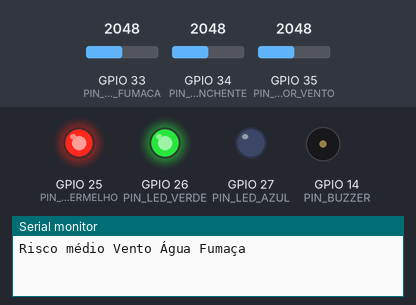
The sketch below on a simulated ESP32. On the bench: output pins drawn as LEDs (lit = HIGH), buzzer (waves = sounding), the last lines printed to the serial monitor. Inputs (shaded band) come from the test bench; at power-on: GPIO 33 (PIN_SENSOR_FUMACA) = 2048, GPIO 34 (PIN_SENSOR_ENCHENTE) = 2048, GPIO 35 (PIN_SENSOR_VENTO) = 2048. WiFi joins after 1.5 s; servers stay silent unless stated; no MQTT or app messages arrive unless stated.

Above: at 2.7 s.
2.8 s: GPIO 33 (PIN_SENSOR_FUMACA) set to 2958
6.3 s: GPIO 33 (PIN_SENSOR_FUMACA) set to 3031
At 7.2 s:
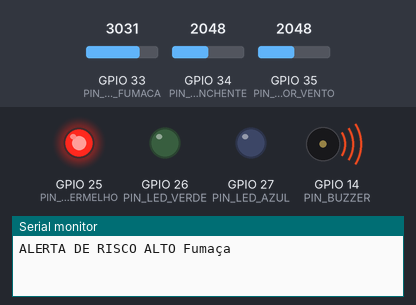
11.0 s: GPIO 34 (PIN_SENSOR_ENCHENTE) set to 1460
14.5 s: GPIO 35 (PIN_SENSOR_VENTO) set to 1460
18.5 s: GPIO 33 (PIN_SENSOR_FUMACA) set to 1460
At 19.2 s:
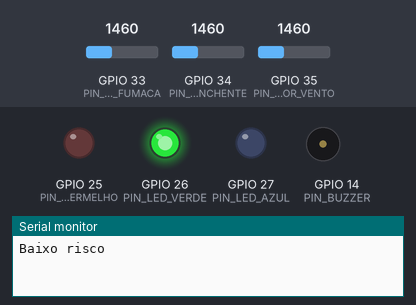
20.6 s: GPIO 33 (PIN_SENSOR_FUMACA) set to 1557
At 22.8 s:
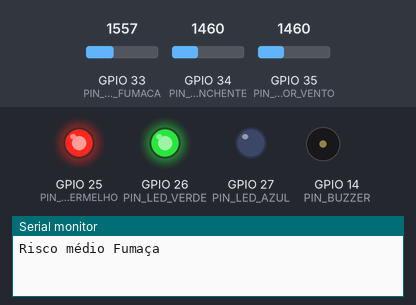
Timing chart, 0 to 25.1 s (numbered marks = the images above; inputs shaded):
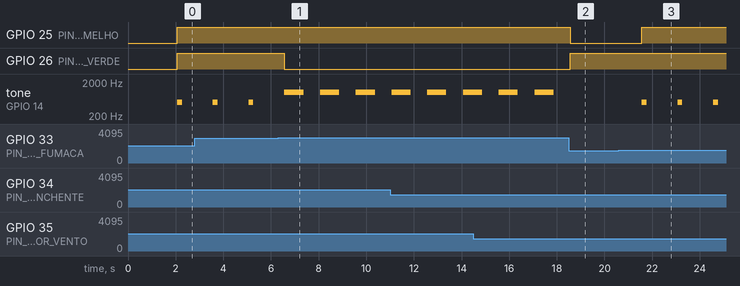

The sketch:

sketch.ino
```cpp
#include <WiFi.h>
#include <PubSubClient.h>

const char* ssid = "Wokwi-GUEST";
const char* password = "";

const char* mqtt_server = "broker.hivemq.com";
WiFiClient espClient;
PubSubClient client(espClient);

#define PIN_SENSOR_VENTO     35
#define PIN_SENSOR_ENCHENTE  34
#define PIN_SENSOR_FUMACA    33

#define PIN_LED_VERMELHO 25
#define PIN_LED_VERDE    26
#define PIN_LED_AZUL     27
#define PIN_BUZZER       14

unsigned long tempoUltimaLeitura = 0;
const long intervaloLeitura = 1500;

bool alertaUrgenteAtivo = false;
unsigned long tempoUltimoPiscar = 0;
int estadoPiscar = LOW;
int contagemPiscos = 0;

void setup_wifi() {
  WiFi.begin(ssid, password);
  while (WiFi.status() != WL_CONNECTED) {
    delay(100);
  }
}

void reconnect() {
  while (!client.connected()) {
    client.connect("EcoSafe-Wokwi");
    delay(500);
  }
}

void setup() {
  Serial.begin(115200);
  setup_wifi();
  client.setServer(mqtt_server, 1883);

  pinMode(PIN_LED_VERMELHO, OUTPUT);
  pinMode(PIN_LED_VERDE, OUTPUT);
  pinMode(PIN_LED_AZUL, OUTPUT);
  pinMode(PIN_BUZZER, OUTPUT);
}

void loop() {
  if (!client.connected()) reconnect();
  client.loop();

  unsigned long tempoAtual = millis();

  if (tempoAtual - tempoUltimaLeitura >= intervaloLeitura && !alertaUrgenteAtivo) {
    tempoUltimaLeitura = tempoAtual;

    int leituraVento = analogRead(PIN_SENSOR_VENTO);
    int leituraAgua = analogRead(PIN_SENSOR_ENCHENTE);
    int leituraFumaca = analogRead(PIN_SENSOR_FUMACA);

    float vento_kmh = map(leituraVento, 0, 4095, 0, 120);
    float agua_cm = map(leituraAgua, 0, 4095, 0, 150);
    float fumaca_ppm = map(leituraFumaca, 0, 4095, 0, 1000);

    String riscoVento = classificarNivel(leituraVento);
    String riscoAgua = classificarNivel(leituraAgua);
    String riscoFumaca = classificarNivel(leituraFumaca);


    String payload = "{";
    payload += "\"smoke\":" + String((int)fumaca_ppm) + ",";
    payload += "\"wind\":" + String((int)vento_kmh) + ",";
    payload += "\"water\":" + String((int)agua_cm) + ",";
    payload += "\"risk\":{";
    payload += "\"fumaca\":\"" + riscoFumaca + "\",";
    payload += "\"vento\":\"" + riscoVento + "\",";
    payload += "\"agua\":\"" + riscoAgua + "\"}}";

    // Enviar o mesmo JSON para os três tópicos esperados no Node-RED
    client.publish("ecofire/fumaca", payload.c_str());
    client.publish("ecowind/vento", payload.c_str());
    client.publish("ecoflood/nivel", payload.c_str());

    // Mostrar no terminal
    Serial.println("========================================");
    Serial.print("Velocidade do Vento: "); Serial.print(vento_kmh); Serial.print(" km/h ");
    Serial.print("(" + riscoVento + ") | ");
    Serial.print("Nível da Água: "); Serial.print(agua_cm); Serial.print(" cm ");
    Serial.print("(" + riscoAgua + ") | ");
    Serial.print("Nível de Fumaça: "); Serial.print(fumaca_ppm); Serial.print(" ppm ");
    Serial.println("(" + riscoFumaca + ")");

    int sensoresComRiscoAlto = 0;
    if (leituraVento >= 3500) sensoresComRiscoAlto++;
    if (leituraAgua >= 3500) sensoresComRiscoAlto++;
    if (leituraFumaca >= 3500) sensoresComRiscoAlto++;

    if (leituraVento < 1500 && leituraAgua < 1500 && leituraFumaca < 1500) {
      Serial.println("Baixo risco ");
      definirCorLED(0, 255, 0);
      noTone(PIN_BUZZER);
    } else if (sensoresComRiscoAlto >= 2) {
      Serial.println("ALERTA URGENTE!");
      alertaUrgenteAtivo = true;
      contagemPiscos = 0;
      tempoUltimoPiscar = tempoAtual;
    } else if (leituraVento >= 3000 || leituraAgua >= 3000 || leituraFumaca >= 3000) {
      Serial.print("ALERTA DE RISCO ALTO ");
      if (leituraVento >= 3000) Serial.print("Vento ");
      if (leituraAgua >= 3000) Serial.print("Enchentes ");
      if (leituraFumaca >= 3000) Serial.print("Fumaça ");
      Serial.println();
      definirCorLED(255, 0, 0);
      tone(PIN_BUZZER, 1000, 800);
    } else {
      Serial.print("Risco médio ");
      if (leituraVento >= 1500) Serial.print("Vento ");
      if (leituraAgua >= 1500) Serial.print("Água ");
      if (leituraFumaca >= 1500) Serial.print("Fumaça ");
      Serial.println();
      definirCorLED(255, 255, 0);
      tone(PIN_BUZZER, 500, 200);
    }
  }

  if (alertaUrgenteAtivo && millis() - tempoUltimoPiscar >= 300) {
    tempoUltimoPiscar = millis();
    if (estadoPiscar == LOW) {
      definirCorLED(255, 0, 0);
      tone(PIN_BUZZER, 1500);
      estadoPiscar = HIGH;
    } else {
      definirCorLED(0, 0, 0);
      noTone(PIN_BUZZER);
      estadoPiscar = LOW;
      contagemPiscos++;
    }
    if (contagemPiscos >= 6) {
      alertaUrgenteAtivo = false;
      definirCorLED(0, 0, 0);
      noTone(PIN_BUZZER);
    }
  }
}

String classificarNivel(int valor) {
  if (valor < 1500) return "Normal";
  else if (valor < 3000) return "Médio";
  else return "Alto";
}

void definirCorLED(int vermelho, int verde, int azul) {
  analogWrite(PIN_LED_VERMELHO, vermelho);
  analogWrite(PIN_LED_VERDE, verde);
  analogWrite(PIN_LED_AZUL, azul);
}
```

Measured:
- the behaviour switches between 2999 and 3000 on GPIO 33 (PIN_SENSOR_FUMACA) (found by bisection; images 0 and 1)
- the behaviour switches between 1499 and 1500 on GPIO 33 (PIN_SENSOR_FUMACA) (found by bisection; images 2 and 3)
- after the input at 6.3 s, GPIO 26 (PIN_LED_VERDE): HIGH → LOW after 0.27 s
- after the input at 18.5 s, GPIO 25 (PIN_LED_VERMELHO): HIGH → LOW after 0.07 s; GPIO 26 (PIN_LED_VERDE): LOW → HIGH after 0.07 s; tone on GPIO 14 (PIN_BUZZER): stays silent (without the input it goes to 1000 Hz after 0.07 s)
- after the input at 20.6 s, GPIO 25 (PIN_LED_VERMELHO): LOW → HIGH after 0.97 s; tone on GPIO 14 (PIN_BUZZER): alternates 500 Hz for 0.20 s and silent for 1.3 s, starting after 0.97 s
- by itself, tone on GPIO 14 (PIN_BUZZER): alternates 1000 Hz for 0.80 s and silent for 0.70 s
